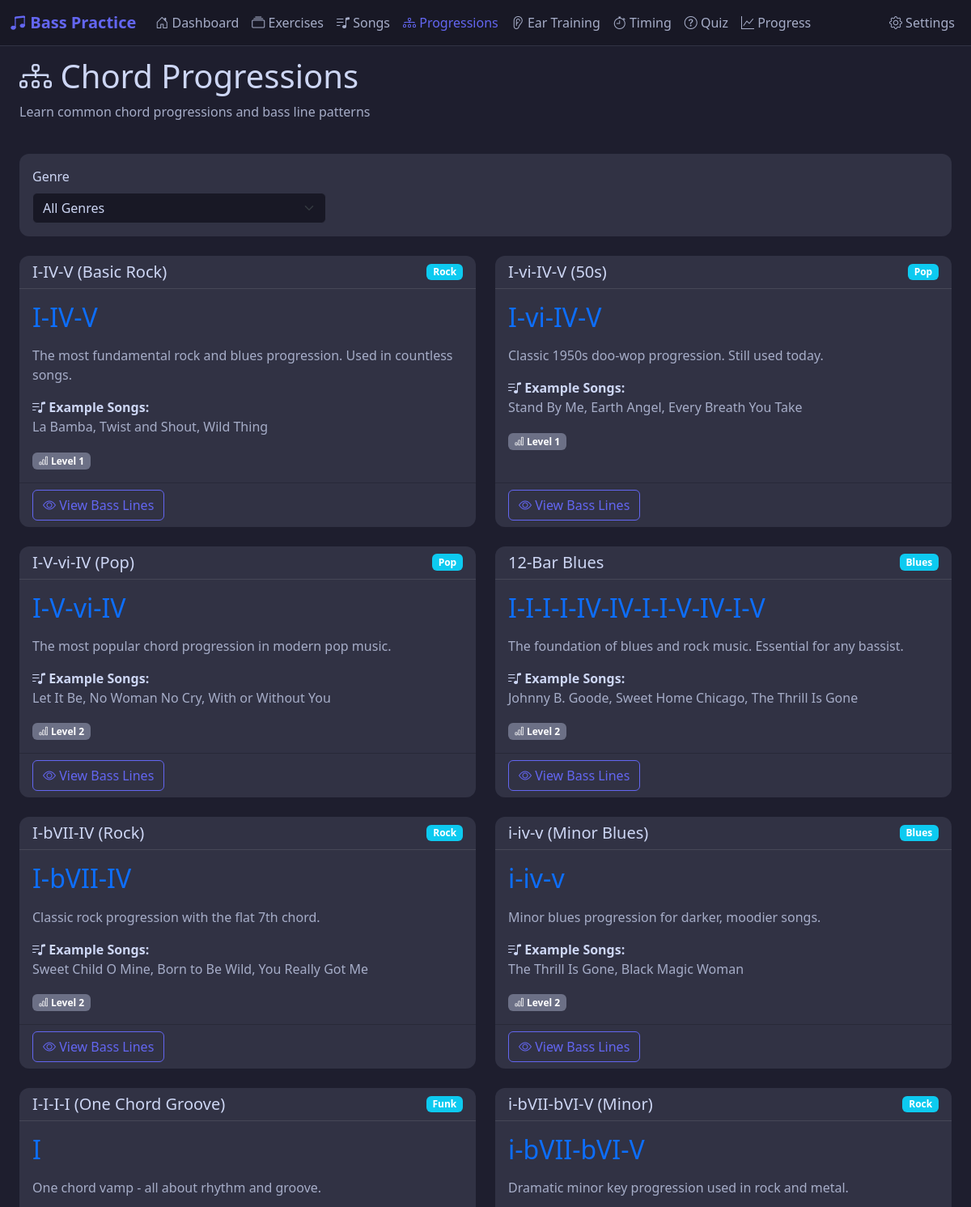
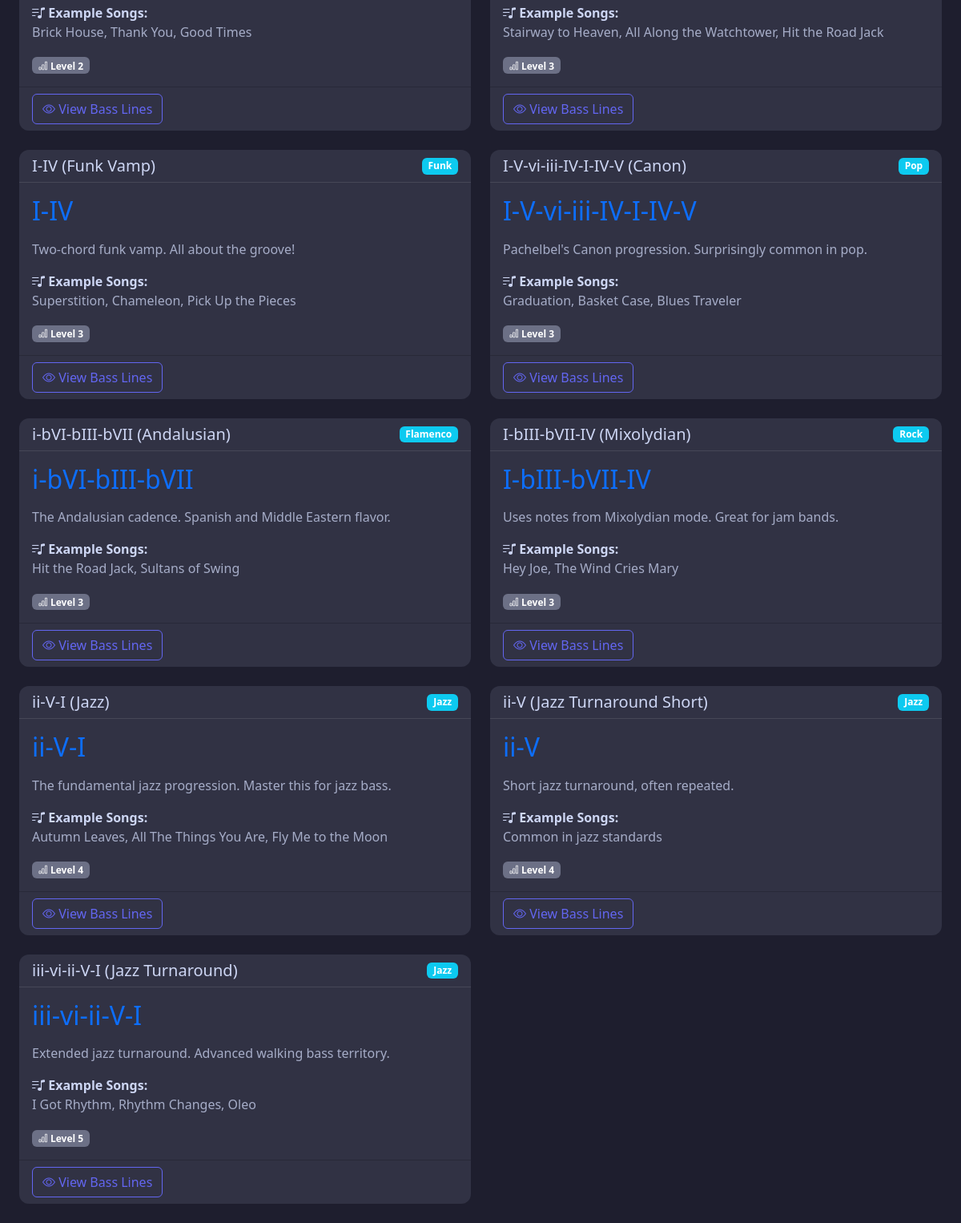
The app's page /progressions with its own data (2 pictures, top to bottom).
### app/models.py (models this page shows, shortened)
class ChordProgression(db.Model):
    __tablename__ = 'chord_progressions'
    id = db.Column(db.Integer, primary_key=True)
    name = db.Column(db.String(100), nullable=False)  # e.g., "I-IV-V"
    numerals = db.Column(db.String(50), nullable=False)  # e.g., "I-IV-V"
    progression = db.Column(db.Text, nullable=False)  # JSON array of chord symbols
    genre = db.Column(db.String(50))
    difficulty_level = db.Column(db.Integer)
    description = db.Column(db.Text)
    bass_line_examples = db.Column(db.Text)  # JSON array of example bass lines
    common_songs = db.Column(db.Text)  # Songs using this progression
    created_at = db.Column(db.DateTime, default=datetime.utcnow)

### app/routes.py (the view)
@main_bp.route('/progressions')
def chord_progressions():
    genre = request.args.get('genre', '')
    query = ChordProgression.query
    if genre:
        query = query.filter_by(genre=genre)
    progressions = query.order_by(ChordProgression.difficulty_level).all()
    genres = db.session.query(ChordProgression.genre).distinct().all()
    genres = [g[0] for g in genres if g[0]]
    return render_template('chord_progressions.html',
        progressions=progressions,
        genres=genres,
        current_genre=genre
    )

### app/templates/chord_progressions.html (shortened to what this page needs)
{% extends "base.html" %}
{% block content %}
<div class="container-fluid px-4">
    <div class="row mb-4">
        <div class="col-12">
            <h1><i class="bi bi-diagram-3"></i> Chord Progressions</h1>
            <p class="text-secondary">Learn common chord progressions and bass line patterns</p>
        </div>
    </div>
    <div class="row mb-4">
        <div class="col-12">
            <div class="card">
                <div class="card-body">
                    <form method="GET" class="row g-3">
                        <div class="col-md-4">
                            <label class="form-label">Genre</label>
                            <select name="genre" class="form-select" onchange="this.form.submit()">
                                <option value="">All Genres</option>
                            </select>
                        </div>
                    </form>
                </div>
            </div>
        </div>
    </div>
    <div class="row">
        {% for progression in progressions %}
            <div class="col-lg-6 mb-4">
                <div class="card exercise-card h-100">
                    <div class="card-header d-flex justify-content-between align-items-center">
                        <h5 class="mb-0">{{ progression.name }}</h5>
                        {% if progression.genre %}
                            <span class="badge bg-info">{{ progression.genre|capitalize }}</span>
                        {% endif %}
                    </div>
                    <div class="card-body">
                        <div class="mb-3">
                            <h2 class="text-primary">{{ progression.numerals }}</h2>
                        </div>
                        {% if progression.description %}
                            <p class="text-secondary">{{ progression.description }}</p>
                        {% endif %}
                        {% if progression.common_songs %}
                            <div class="mb-3">
                                <strong><i class="bi bi-music-note-list"></i> Example Songs:</strong><br>
                                <span class="text-secondary">{{ progression.common_songs }}</span>
                            </div>
                        {% endif %}
                        {% if progression.difficulty_level %}
                            <span class="badge bg-secondary">
                                <i class="bi bi-bar-chart"></i> Level {{ progression.difficulty_level }}
                            </span>
                        {% endif %}
                    </div>
                    <div class="card-footer bg-transparent">
                        <a href="{{ url_for('main.progression_detail', progression_id=progression.id) }}"
                           class="btn btn-outline-primary">
                            <i class="bi bi-eye"></i> View Bass Lines
                        </a>
                    </div>
                </div>
            </div>
        {% endfor %}
    </div>
</div>
{% endblock %}

### app/templates/base.html (style rules this page uses)
:root { --primary-color: #6366f1; --secondary-color: #8b5cf6; --accent-color: #f59e0b; --dark-bg: #1e1e2e; --darker-bg: #181825; --card-bg: #313244; --text-primary: #cdd6f4; --text-secondary: #a6adc8; --text-muted: #6c7086; }
body { background-color: var(--dark-bg); color: var(--text-primary); font-family: 'Segoe UI', system-ui, sans-serif; min-height: 100vh; }
h1, h2, h3, h4, h5, h6 { color: var(--text-primary); }
p, span, div, li, td, th, label { color: var(--text-primary); }
.text-secondary { color: var(--text-secondary) !important; }
a { color: var(--primary-color); }
.card { background-color: var(--card-bg); border: none; border-radius: 12px; color: var(--text-primary); }
.card-title, .card-header, .card-body, .card-footer { color: var(--text-primary); }
.card-header { background-color: transparent; border-bottom: 1px solid rgba(255,255,255,0.1); color: var(--text-primary); }
.btn-outline-primary { color: var(--primary-color); border-color: var(--primary-color); }
.badge { color: #ffffff; }
.badge.bg-secondary { background-color: #6c7086 !important; color: #ffffff; }
.badge.bg-info { color: #ffffff; }
.exercise-card { transition: transform 0.2s, box-shadow 0.2s; }
.form-control, .form-select { background-color: var(--darker-bg); border-color: var(--card-bg); color: var(--text-primary); }
.form-label { color: var(--text-primary); }
.form-select option { background-color: var(--darker-bg); color: var(--text-primary); }
input, textarea, select { color: var(--text-primary) !important; }

### records on screen
ChordProgression: name "I-IV-V (Basic Rock)", genre "Rock", numerals "I-IV-V", description "The most fundamental rock and blues progression. Used in countless songs.", common_songs "La Bamba, Twist and Shout, Wild Thing", difficulty_level "1"
ChordProgression: name "I-vi-IV-V (50s)", genre "Pop", numerals "I-vi-IV-V", description "Classic 1950s doo-wop progression. Still used today.", common_songs "Stand By Me, Earth Angel, Every Breath You Take", difficulty_level "1"
ChordProgression: name "I-V-vi-IV (Pop)", genre "Pop", numerals "I-V-vi-IV", description "The most popular chord progression in modern pop music.", common_songs "Let It Be, No Woman No Cry, With or Without You", difficulty_level "2"
ChordProgression: name "12-Bar Blues", genre "Blues", numerals "I-I-I-I-IV-IV-I-I-V-IV-I-V", description "The foundation of blues and rock music. Essential for any bassist.", common_songs "Johnny B. Goode, Sweet Home Chicago, The Thrill Is Gone", difficulty_level "2"
ChordProgression: name "I-bVII-IV (Rock)", genre "Rock", numerals "I-bVII-IV", description "Classic rock progression with the flat 7th chord.", common_songs "Sweet Child O Mine, Born to Be Wild, You Really Got Me", difficulty_level "2"
ChordProgression: name "i-iv-v (Minor Blues)", genre "Blues", numerals "i-iv-v", description "Minor blues progression for darker, moodier songs.", common_songs "The Thrill Is Gone, Black Magic Woman", difficulty_level "2"
ChordProgression: name "I-I-I-I (One Chord Groove)", genre "Funk", numerals "I", description "One chord vamp - all about rhythm and groove.", common_songs "Brick House, Thank You, Good Times", difficulty_level "2"
ChordProgression: name "i-bVII-bVI-V (Minor)", genre "Rock", numerals "i-bVII-bVI-V", description "Dramatic minor key progression used in rock and metal.", common_songs "Stairway to Heaven, All Along the Watchtower, Hit the Road Jack", difficulty_level "3"
ChordProgression: name "I-IV (Funk Vamp)", genre "Funk", numerals "I-IV", description "Two-chord funk vamp. All about the groove!", common_songs "Superstition, Chameleon, Pick Up the Pieces", difficulty_level "3"
ChordProgression: name "I-V-vi-iii-IV-I-IV-V (Canon)", genre "Pop", numerals "I-V-vi-iii-IV-I-IV-V", description "Pachelbel's Canon progression. Surprisingly common in pop.", common_songs "Graduation, Basket Case, Blues Traveler", difficulty_level "3"
ChordProgression: name "i-bVI-bIII-bVII (Andalusian)", genre "Flamenco", numerals "i-bVI-bIII-bVII", description "The Andalusian cadence. Spanish and Middle Eastern flavor.", common_songs "Hit the Road Jack, Sultans of Swing", difficulty_level "3"
ChordProgression: name "I-bIII-bVII-IV (Mixolydian)", genre "Rock", numerals "I-bIII-bVII-IV", description "Uses notes from Mixolydian mode. Great for jam bands.", common_songs "Hey Joe, The Wind Cries Mary", difficulty_level "3"
ChordProgression: name "ii-V-I (Jazz)", genre "Jazz", numerals "ii-V-I", description "The fundamental jazz progression. Master this for jazz bass.", common_songs "Autumn Leaves, All The Things You Are, Fly Me to the Moon", difficulty_level "4"
ChordProgression: name "ii-V (Jazz Turnaround Short)", genre "Jazz", numerals "ii-V", description "Short jazz turnaround, often repeated.", common_songs "Common in jazz standards", difficulty_level "4"
ChordProgression: name "iii-vi-ii-V-I (Jazz Turnaround)", genre "Jazz", numerals "iii-vi-ii-V-I", description "Extended jazz turnaround. Advanced walking bass territory.", common_songs "I Got Rhythm, Rhythm Changes, Oleo", difficulty_level "5"
